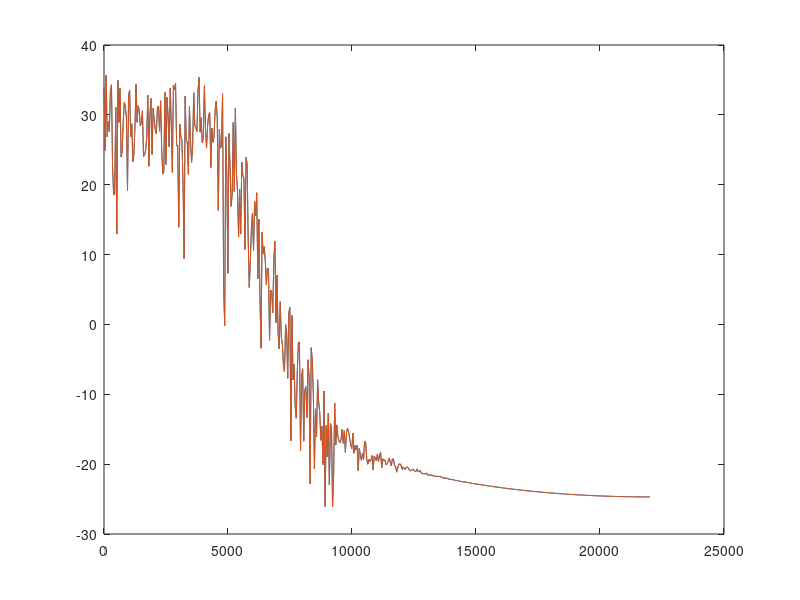

Recreate this plot in MATLAB. (Note: this script raises an error after producing the figure.)
%% setup
clear all
close all
clc
grid on

%% zaj generálása
fs = 44100;
noise = randn(1, fs);
%soundsc(noise, fs)

%% zaj vizsgálata
M = 1024;
spektrum = fft(noise, M);
f = 0 : fs/M : (M-1)*(fs/M);
%semilogy(fs, abs(spektrum))
%pwelch(noise)
%periodogram(noise)     %kedvenc


%% 8. fokú Butterworth IIR szűrő
N = 8   ;
fc = 5000; %5kHz
[B, A] = butter(N, fc/(fs/2));
h = filter(B,A,noise);
H = fft(h, M);

plot(f(1:(M/2)), 20*log10(abs(H(1:(M/2)))));
hold on

%% 4. fokú Butterworth IIR szűrő
%{
N = 4;
fc = 5000; %5kHz
[B, A] = butter(N, fc/(fs/2));
h = filter(B,A,noise);
H = fft(h, M);
%}
plot(f(1:(M/2)), 20*log10(abs(H(1:(M/2)))));

%% 2. fokú felüláteresztő szűrő IIR szűrő
%{
N = 2;
fc = 5000; %5kHz
[B, A] = butter(N, fc/(fs/2), 'high');
h = filter(B,A,noise);
H = fft(h, M);
plot(f(1:(M/2)), 20*log10(abs(H(1:(M/2)))));
%}
hold off

% Amp és fázis
%freqz(B,A);
[v,w] = freqz(B,A); % táblán [h,w]
plot(w, db(v))
hold on


%% 8. fokú Chebyshev1 szűrő
N = 8;
R = 2; %dB
[B,A] = cheby1(N,R,fc/(fs/2));
h = filter(B,A,noise);
H = fft(h, M);

%plot(f(1:(M/2)), 20*log10(abs(H(1:(M/2)))));

% Amp és fázis
[v,w] = freqz(B,A); % táblán [h,w]
plot(w, db(v))


%% 8. fokú Chebyshev2 szűrő
N = 8;
R = 60; %dB
[B,A] = cheby2(N,R,fc/(fs/2));
h = filter(B,A,noise);
H = fft(h, M);

%plot(f(1:(M/2)), 20*log10(abs(H(1:(M/2)))));

% Amp és fázis
[v,w] = freqz(B,A); % táblán [h,w]
plot(w, db(v))


%% 8. fokú Elliptikus szűrő
N = 8;
R1 = 2; %dB
R2 = 60; %dB
[B,A] = ellip(N,R1,R2,fc/(fs/2));
h = filter(B,A,noise);
H = fft(h, M);

%plot(f(1:(M/2)), 20*log10(abs(H(1:(M/2)))));

% Amp és fázis
[v,w] = freqz(B,A); % táblán [h,w]
plot(w, db(v))
hold off














